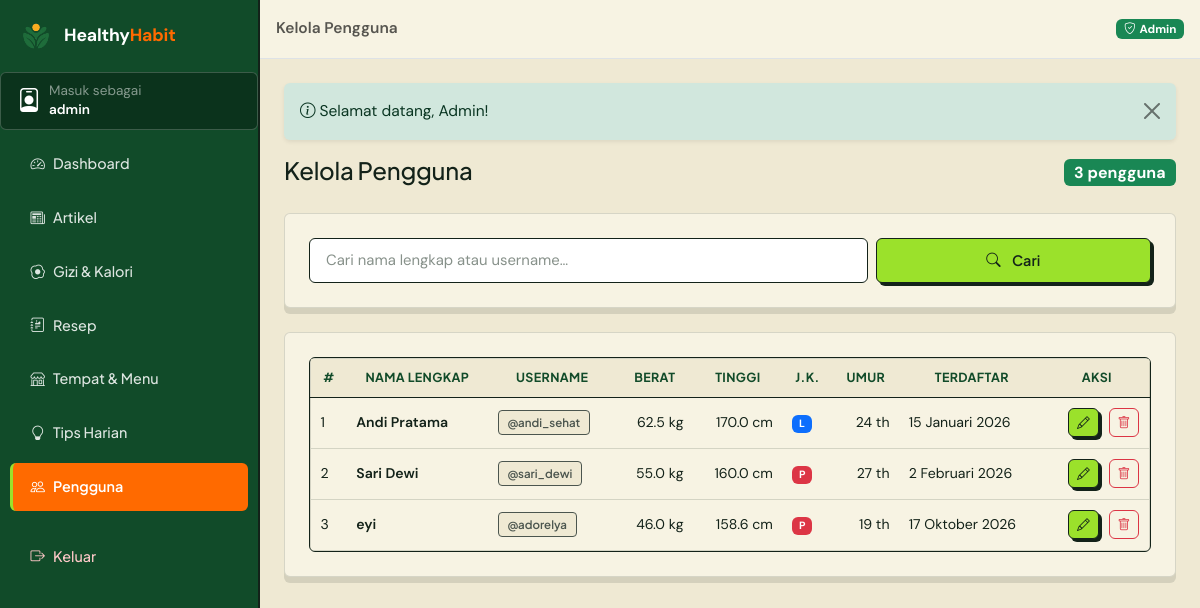
The app's page /admin/pengguna (signed in), older data.
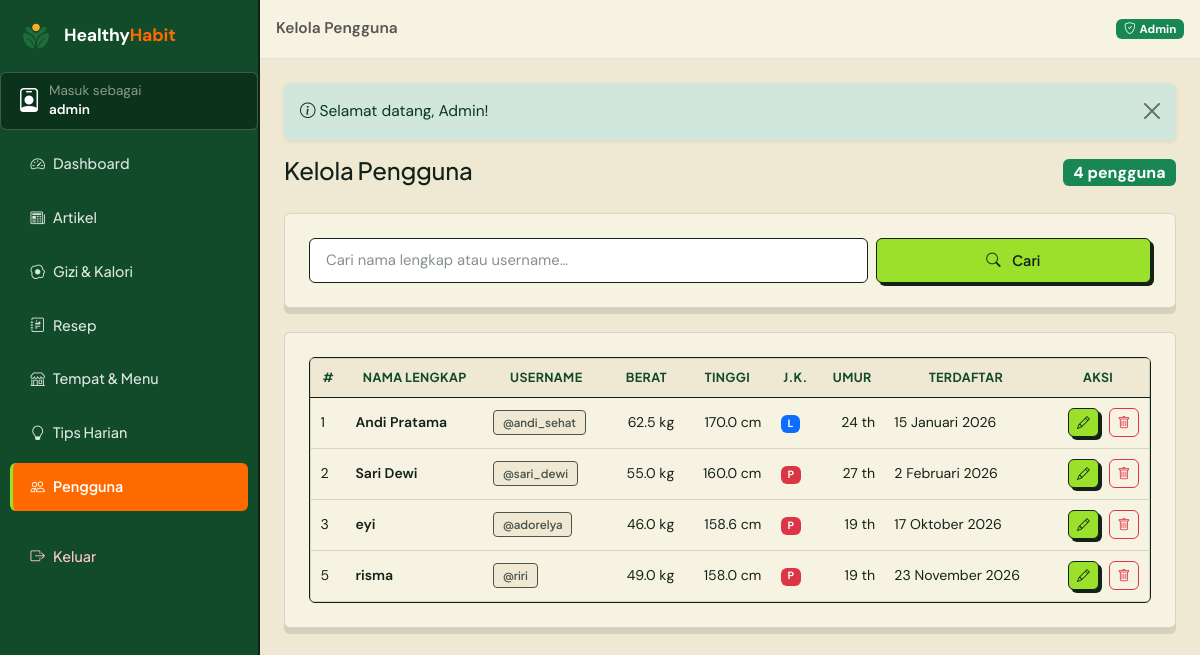
The same page, newer data.
### tables this page shows
CREATE TABLE `users` (
  `id_pengguna` int(11) NOT NULL AUTO_INCREMENT,
  `username` varchar(50) NOT NULL,
  `password` varchar(255) NOT NULL,
  `nama_lengkap` varchar(100) NOT NULL,
  `role` enum('admin','user') NOT NULL DEFAULT 'user',
  `berat_badan` decimal(5,2) NOT NULL DEFAULT 0.00,
  `tinggi_badan` decimal(5,2) NOT NULL DEFAULT 0.00,
  `jenis_kelamin` enum('L','P') NOT NULL DEFAULT 'L',
  `umur` int(11) NOT NULL DEFAULT 0,
  `created_at` datetime NOT NULL DEFAULT current_timestamp(),
  PRIMARY KEY (`id_pengguna`),
  UNIQUE KEY `uq_pengguna_username` (`username`)
);

### app/core/Controller.php (called while the page is built, shortened)
<?php
abstract class Controller
{
    protected function view(string $view, array $data = [], string $layout = 'main'): void
    {
        $contentFile = VIEWS_PATH . '/pages/' . $view . '.php';
        extract($data, EXTR_SKIP);
        require $contentFile;
        $content = ob_get_clean();
        $layoutFile = VIEWS_PATH . '/layouts/' . $layout . '.php';
        require $layoutFile;
    }
}

### app/controllers/admin/AdminPenggunaController.php (called while the page is built, shortened)
<?php
class AdminPenggunaController extends Controller
{
    public function index(): void
    {
        $q = $this->input('q');
        $this->view('admin/pengguna/index', [
            'pageTitle' => 'Kelola Pengguna',
            'activeNav' => 'pengguna',
            'pengguna'  => User::cari($q ?: null),
            'q'         => $q,
        ], 'admin');
    }
}

### app/core/Router.php (called while the page is built, shortened)
<?php
class Router
{
    private array $routes = [];
    private function add(string $method, string $pattern, array $handler): void
    {
        $regex = preg_replace_callback(
            '#\{(\w+)(?::([^}]+))?\}#',
            static fn(array $m): string => '(?P<' . $m[1] . '>' . ($m[2] ?? '[^/]+') . ')',
            $pattern
        );
        $this->routes[$method][] = ['#^' . $regex . '$#', $handler, $pattern];
    }
    public function dispatch(string $uri, string $method): void
    {
        $path = (string) parse_url($uri, PHP_URL_PATH);
        $path = '/' . trim($path, '/');
        $method = strtoupper($method);
        $match  = $this->match($method, $path);
        [$handler, $params] = $match;
        [$class, $action]   = $handler;
        $controller = new $class();
        $controller->$action(...array_values($params));
    }
    private function match(string $method, string $path): ?array
    {
        foreach ($this->routes[$method] ?? [] as [$regex, $handler]) {
            if (preg_match($regex, $path, $m)) {
                $params = array_filter($m, 'is_string', ARRAY_FILTER_USE_KEY);
                return [$handler, $params];
            }
        }
        return null;
    }
}

### index.php (called while the page is built, shortened)
<?php
require_once __DIR__ . '/app/helpers/helper.php';
spl_autoload_register(function (string $class): void {
    $candidates = [
        APP_PATH . '/core/' . $class . '.php',
        APP_PATH . '/models/' . $class . '.php',
        APP_PATH . '/services/' . $class . '.php',
        APP_PATH . '/controllers/' . $class . '.php',
        APP_PATH . '/controllers/admin/' . $class . '.php',
    ];
    foreach ($candidates as $file) {
        if (is_file($file)) {
            return;
        }
    }
});
$router = new Router();
$router->dispatch(
    $_SERVER['REQUEST_URI'] ?? '/',
    $_SERVER['REQUEST_METHOD'] ?? 'GET'
);

### app/core/Database.php (called while the page is built, shortened)
<?php
class Database
{
    private static ?PDO $pdo = null;
    public static function connect(): PDO
    {
        $dsn = 'mysql:host=' . DB_HOST
            . ';port=' . DB_PORT
            . ';dbname=' . DB_NAME
            . ';charset=' . DB_CHARSET;
        try {
            self::$pdo = new PDO($dsn, DB_USER, DB_PASS, [
                PDO::ATTR_ERRMODE            => PDO::ERRMODE_EXCEPTION,
                PDO::ATTR_DEFAULT_FETCH_MODE => PDO::FETCH_ASSOC,
                PDO::ATTR_EMULATE_PREPARES   => false,
            ]);
        } catch (PDOException $ex) {
            http_response_code(500);
            exit(
                '<div style="font-family:Poppins,Arial,sans-serif;max-width:640px;margin:60px auto;padding:24px;border:1px solid #e0e0e0;border-radius:12px">'
                . '<h2 style="color:#27824B">Koneksi database gagal</h2>'
                . '<p>Pastikan <b>MySQL (XAMPP)</b> sudah berjalan, lalu impor file '
                . '<b>database/healthyhabit.sql</b> ke phpMyAdmin.</p>'
                . '<p style="color:#c0392b"><code>' . e($ex->getMessage()) . '</code></p>'
                . '</div>'
            );
        }
        return self::$pdo;
    }
}

### app/core/Model.php (called while the page is built, shortened)
<?php
abstract class Model
{
    protected static function db(): PDO
    {
        return Database::connect();
    }
}

### app/models/User.php (called while the page is built, shortened)
<?php
class User extends Model
{
    public static function cari(?string $q = null): array
    {
        $sql = "SELECT * FROM users WHERE role = 'user'";
        $params = [];
        $sql .= ' ORDER BY id_pengguna ASC';
        $st = static::db()->prepare($sql);
        $st->execute($params);
        return $st->fetchAll();
    }
}

### app/helpers/helper.php (called while the page is built, shortened)
<?php
function e($value): string
{
    return htmlspecialchars((string) $value, ENT_QUOTES, 'UTF-8');
}
function get_flash(): array
{
    $flash = $_SESSION['flash'] ?? [];
    return $flash;
}
function tanggal_indo(?string $date, bool $withTime = false): string
{
    $bulan = [
        1 => 'Januari', 'Februari', 'Maret', 'April', 'Mei', 'Juni',
        'Juli', 'Agustus', 'September', 'Oktober', 'November', 'Desember',
    ];
    $ts = strtotime($date);
    $hasil = date('j', $ts) . ' ' . $bulan[(int) date('n', $ts)] . ' ' . date('Y', $ts);
    return $hasil;
}

### app/views/pages/admin/pengguna/index.php (the view, shortened to what the changed rows need)
<div class="d-flex justify-content-between align-items-center flex-wrap gap-2 mb-4">
    <div>
        <h1 class="h4 mb-1">Kelola Pengguna</h1>
    </div>
    <span class="badge text-bg-success fs-6"><?= count($pengguna) ?> pengguna</span>
</div>
<div class="panel-white mb-4">
    <form action="<?= BASE_URL ?>/admin/pengguna" method="get" class="row g-2">
    </form>
</div>
<div class="panel-white">
    <div class="table-responsive">
        <table class="table table-custom align-middle mb-0">
            <thead>
                <tr>
                    <th>#</th>
                    <th>Nama Lengkap</th>
                    <th>Username</th>
                    <th class="text-end">Berat</th>
                    <th class="text-end">Tinggi</th>
                    <th>J.K.</th>
                    <th class="text-end">Umur</th>
                    <th>Terdaftar</th>
                    <th class="text-end">Aksi</th>
                </tr>
            </thead>
            <tbody>
                <?php foreach ($pengguna as $p): ?>
                    <tr>
                        <td><?= (int) $p['id_pengguna'] ?></td>
                        <td class="fw-semibold"><?= e($p['nama_lengkap']) ?></td>
                        <td><span class="tag gray">@<?= e($p['username']) ?></span></td>
                        <td class="text-end"><?= number_format((float) $p['berat_badan'], 1) ?> kg</td>
                        <td class="text-end"><?= number_format((float) $p['tinggi_badan'], 1) ?> cm</td>
                        <td>
                            <span class="badge <?= $p['jenis_kelamin'] === 'L' ? 'text-bg-primary' : 'text-bg-danger' ?>">
                                <?= e($p['jenis_kelamin']) ?>
                            </span>
                        </td>
                        <td class="text-end"><?= (int) $p['umur'] ?> th</td>
                        <td class="small text-nowrap"><?= tanggal_indo($p['created_at']) ?></td>
                        <td class="text-end text-nowrap">
                            <a href="<?= BASE_URL ?>/admin/pengguna/<?= (int) $p['id_pengguna'] ?>/edit"
                               class="btn btn-sm btn-soft-green" title="Edit"><i class="bi bi-pencil"></i></a>
                            <form action="<?= BASE_URL ?>/admin/pengguna/<?= (int) $p['id_pengguna'] ?>/delete"
                                  method="post" class="d-inline"
                                  data-confirm="Hapus pengguna '<?= e($p['nama_lengkap']) ?>'? Seluruh riwayat BMI & ulasannya ikut terhapus.">
                                <button class="btn btn-sm btn-outline-danger" title="Hapus">
                                    <i class="bi bi-trash"></i>
                                </button>
                            </form>
                        </td>
                    </tr>
                <?php endforeach; ?>
            </tbody>
        </table>
    </div>
</div>

### app/views/layouts/admin.php (shortened to what the changed rows need)
<?php
$aktif = $activeNav ?? '';
$menu = [
    'dashboard' => ['label' => 'Dashboard',     'icon' => 'bi-speedometer2',        'url' => '/admin'],
    'artikel'   => ['label' => 'Artikel',       'icon' => 'bi-newspaper',           'url' => '/admin/artikel'],
    'gizi'      => ['label' => 'Gizi & Kalori', 'icon' => 'bi-egg-fried',           'url' => '/admin/gizi'],
    'resep'     => ['label' => 'Resep',         'icon' => 'bi-journal-richtext',    'url' => '/admin/resep'],
    'tempat'    => ['label' => 'Tempat & Menu', 'icon' => 'bi-shop',                'url' => '/admin/tempat'],
    'tips'      => ['label' => 'Tips Harian',   'icon' => 'bi-lightbulb',           'url' => '/admin/tips'],
    'pengguna'  => ['label' => 'Pengguna',      'icon' => 'bi-people',              'url' => '/admin/pengguna'],
];
?>
<!doctype html>
<html lang="id">
<head>
    <link href="https://cdn.jsdelivr.net/npm/bootstrap@5.3.3/dist/css/bootstrap.min.css" rel="stylesheet">
    <link href="https://cdn.jsdelivr.net/npm/bootstrap-icons@1.11.3/font/bootstrap-icons.min.css" rel="stylesheet">
    <link href="<?= BASE_URL ?>/assets/css/style.css?v=<?= APP_VERSION ?>" rel="stylesheet">
</head>
<body class="admin-body">
<div class="d-flex" id="wrapper">
    <aside class="admin-sidebar" id="sidebarMenu">
        <ul class="nav flex-column sidebar-nav">
            <?php foreach ($menu as $key => $item): ?>
                <li class="nav-item">
                    <a class="nav-link <?= $aktif === $key ? 'active' : '' ?>"
                       href="<?= BASE_URL . $item['url'] ?>">
                        <i class="bi <?= $item['icon'] ?> me-2"></i><?= $item['label'] ?>
                    </a>
                </li>
            <?php endforeach; ?>
        </ul>
    </aside>
    <div class="admin-main flex-grow-1">
        <main class="admin-content p-3 p-lg-4">
            <?php $flashList = get_flash(); ?>
            <?php foreach ($flashList ?? [] as $f): ?>
                <div class="alert alert-<?= e($f['type']) ?> alert-dismissible fade show border-0 shadow-sm" role="alert">
                    <i class="bi bi-info-circle me-1"></i><?= $f['message'] ?>
                    <button type="button" class="btn-close" data-bs-dismiss="alert" aria-label="Tutup"></button>
                </div>
            <?php endforeach; ?>
            <?= $content ?>
        </main>
    </div>
</div>
</body>
</html>

Row changes from the older to the newer data that the page shows:
added users: id_pengguna "5", nama_lengkap "risma", username "riri", berat_badan "49.0", tinggi_badan "158.0", jenis_kelamin "P", umur "19", created_at "23 November 2026"
Text that changed along with them:
count($pengguna): "3" → "4"
